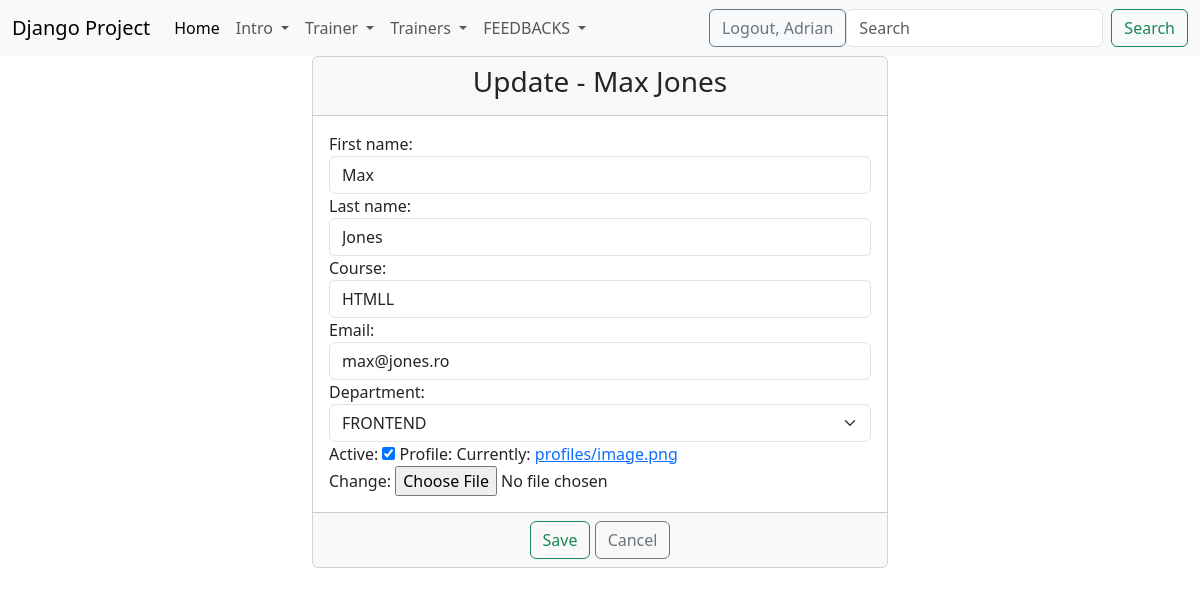
The page /update-trainer/3/ (signed in) on the database its author committed.
### trainer/models.py (models this page shows)
class Trainer(models.Model):
    department_options = (
        ('backend', 'BACKEND'),
        ('frontend', 'FRONTEND'),
        ('network', 'NETWORK')
    )
    first_name = models.CharField(max_length=20)
    last_name = models.CharField(max_length=20)
    course = models.CharField(max_length=40)
    email = models.EmailField(max_length=40)
    department = models.CharField(max_length=40, choices=department_options)
    active = models.BooleanField(default=True)
    profile = models.ImageField(upload_to='profiles/', null=True)
    created_at = models.DateTimeField(auto_now_add=True)
    updated_at = models.DateTimeField(auto_now=True)
    def __str__(self):
        return f'{self.first_name} {self.last_name}'

### trainer/views.py (the view)
# urls.py: path('update-trainer/<int:pk>/',views.TrainerUpdateView.as_view(), name='update_trainer'),
class TrainerUpdateView(LoginRequiredMixin,UpdateView):
    template_name = 'student/update_trainer.html'
    model = Trainer
    form_class = TrainerUpdateForm
    success_url = reverse_lazy('list_of_trainers')

### trainer/forms.py
class TrainerUpdateForm(forms.ModelForm):
    class Meta:
        model = Trainer
        fields = ['first_name','last_name','course','email',
                  'department','active','profile']
        widgets = {
            'first_name':TextInput(attrs={'class':'form-control','placeholder':'Please enter your first name'}),
            'last_name':TextInput(attrs={'class':'form-control','placeholder':'Please enter your last name'}),
            'course':TextInput(attrs={'class': 'form-control'}),
            'email': EmailInput(attrs={'class': 'form-control', 'placeholder': 'Please enter your email'}),
            'department':Select(attrs={'class':'form-select'}),
        }

### djangoProject/context_processors.py (called while the page is built)
def get_all_trainers(request):
    get_trainers = Trainer.objects.all()
    return {'trainers': get_trainers}

### templates/student/update_trainer.html (shortened to what this page needs)
{% extends 'base.html' %}
{% block content %}
    <div class="container-fluid">
        <div class="row">
            <div class="col-md-6 offset-md-3">
                <div class="card">
                    <div class="card-header">
                        <h3 class="text-center">Update - {{ trainer }}</h3>
                    </div>
                    <form method="post" enctype="multipart/form-data">
                        <div class="card-body">
                            {{ form }}
                        </div>
                        <div class="card-footer text-center">
                            <button type="submit" class="btn btn-outline-success">Save</button>
                            <a href="{% url 'list_of_trainers' %}" class = "btn btn-outline-secondary">Cancel</a>
                        </div>
                    </form>
                </div>
            </div>
        </div>
    </div>
{% endblock %}

### templates/navbar.html (shortened to what this page needs)
<nav class="navbar navbar-expand-lg bg-body-tertiary">
    <div class="container-fluid">
        <a class="navbar-brand" href="#">Django Project</a>
        <div class="collapse navbar-collapse" id="navbarSupportedContent">
            <ul class="navbar-nav me-auto mb-2 mb-lg-0">
                <li class="nav-item">
                    <a class="nav-link active" aria-current="page" href="{% url 'home-page' %}">Home</a>
                </li>
                {% if user.is_authenticated %}
                    <li class="nav-item dropdown">
                        <a class="nav-link dropdown-toggle" href="#" role="button" data-bs-toggle="dropdown"
                           aria-expanded="false">
                            Intro
                        </a>
                    </li>
                    <li class="nav-item dropdown">
                        <a class="nav-link dropdown-toggle" href="#" role="button" data-bs-toggle="dropdown"
                           aria-expanded="false">
                            Trainer
                        </a>
                    </li>
                    <li class="nav-item dropdown">
                        <a class="nav-link dropdown-toggle" href="#" role="button" data-bs-toggle="dropdown"
                           aria-expanded="false">
                            Trainers
                        </a>
                    </li>
                {% endif %}
                <li class="nav-item dropdown">
                    <a class="nav-link dropdown-toggle" href="#" role="button" data-bs-toggle="dropdown"
                       aria-expanded="false">
                        FEEDBACKS
                    </a>
                </li>
            </ul>
            {% if user.is_authenticated %}
                <div>
                    <a href="{% url 'logout' %}" class="btn btn-outline-secondary">Logout, {{ user.username|title }}</a>
                </div>
                <form class="d-flex" method="get" action="{% url 'search' %}" role="search">
                    <input name="filter" class="form-control me-2" type="search" placeholder="Search"
                           aria-label="Search">
                    <button class="btn btn-outline-success" type="submit">Search</button>
                </form>
            {% else %}
                <div>
                    <a href="{% url 'login' %}" class="btn btn-outline-primary">Login</a>
                    <a href="{% url 'create-user' %}" class="btn btn-outline-secondary">Sign up</a>
                </div>
            {% endif %}
        </div>
    </div>
</nav>

### rows shown on the page
Trainer: first_name+last_name "Max Jones", first_name "Max", last_name "Jones", course "HTMLL", email "max@jones.ro", department "FRONTEND", active "☑"

### other values the page prints
{{ user.username|title }} "Adrian"
